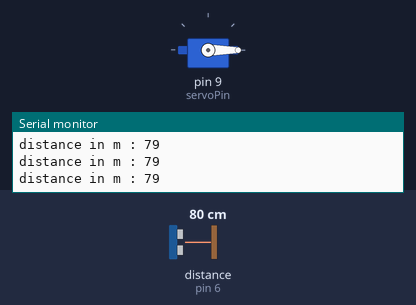
Simulated run of this sketch. Board: Arduino Uno, built with avr-gcc and run on an emulated ATmega328P. On the bench: servo, the last lines printed to the serial monitor. Wiring (inferred from the names in the program): ultrasonic range finder: trigger pin 5; echo pin 6. The inputs (shaded band) are chosen by the test bench; at power-on: distance to the obstacle (sensor on pin 6) 80 cm. The echo pulse lasts 58.3 µs per cm.

Above: at 1.2 s.
1.3 s: distance to the obstacle (sensor on pin 6) set to 22 cm
4.3 s: distance to the obstacle (sensor on pin 6) set to 19 cm
At 5.1 s:
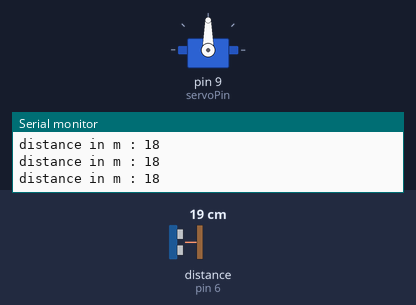
5.9 s: distance to the obstacle (sensor on pin 6) set to 35 cm
At 7.0 s:
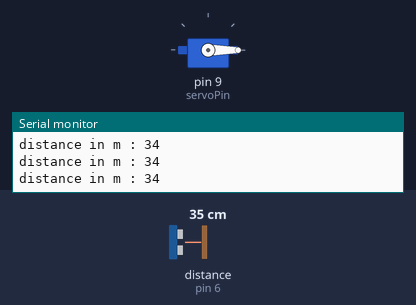
7.4 s: distance to the obstacle (sensor on pin 6) set to 2 cm
At 7.9 s:
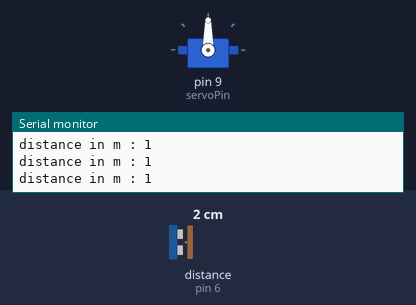
Timing chart, 0 to 9.9 s (numbered marks = the images above; inputs shaded):
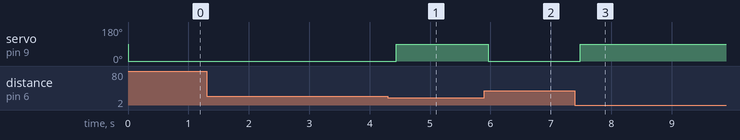

Measured:
- the behaviour switches between 21 and 20 cm on distance to the obstacle (sensor on pin 6) (found by bisection; images 0 and 1)
- after the input at 4.3 s, servo on pin 9 (servoPin): 0° → 90° after 0.14 s
- after the input at 5.9 s, servo on pin 9 (servoPin): 90° → 0° after 0.06 s
- after the input at 7.4 s, servo on pin 9 (servoPin): 0° → 90° after 0.09 s

The sketch:

mircoservo.ino
```cpp
#include<Servo.h>

#define ECHO 6
#define TRIG 5
#define servoPin 9

Servo apple;

long distanceInCm;

void setup() {
  // put your setup code here, to run once:
apple.attach(servoPin);

pinMode(ECHO, INPUT);
pinMode(TRIG, OUTPUT);
Serial.begin(9600);
}

void loop() {
distanceInCm = distanceCm(ECHO, TRIG);
Serial.print("distance in m : ");
Serial.println(distanceInCm);
if(distanceInCm<20){
  apple.write(90);
  delay(150);
  } else{
      apple.write(0);
  delay(150);
  }
}

long distanceCm(int echo, int trig){
long duration, distance;
digitalWrite(trig, LOW);
digitalWrite(trig, HIGH);
delayMicroseconds(10);
digitalWrite(trig, LOW);
duration = pulseIn(echo, HIGH);
distance = 0.0342 * duration /2; //centimeter/microsecond ma lekheko ho
return distance;
}
```
